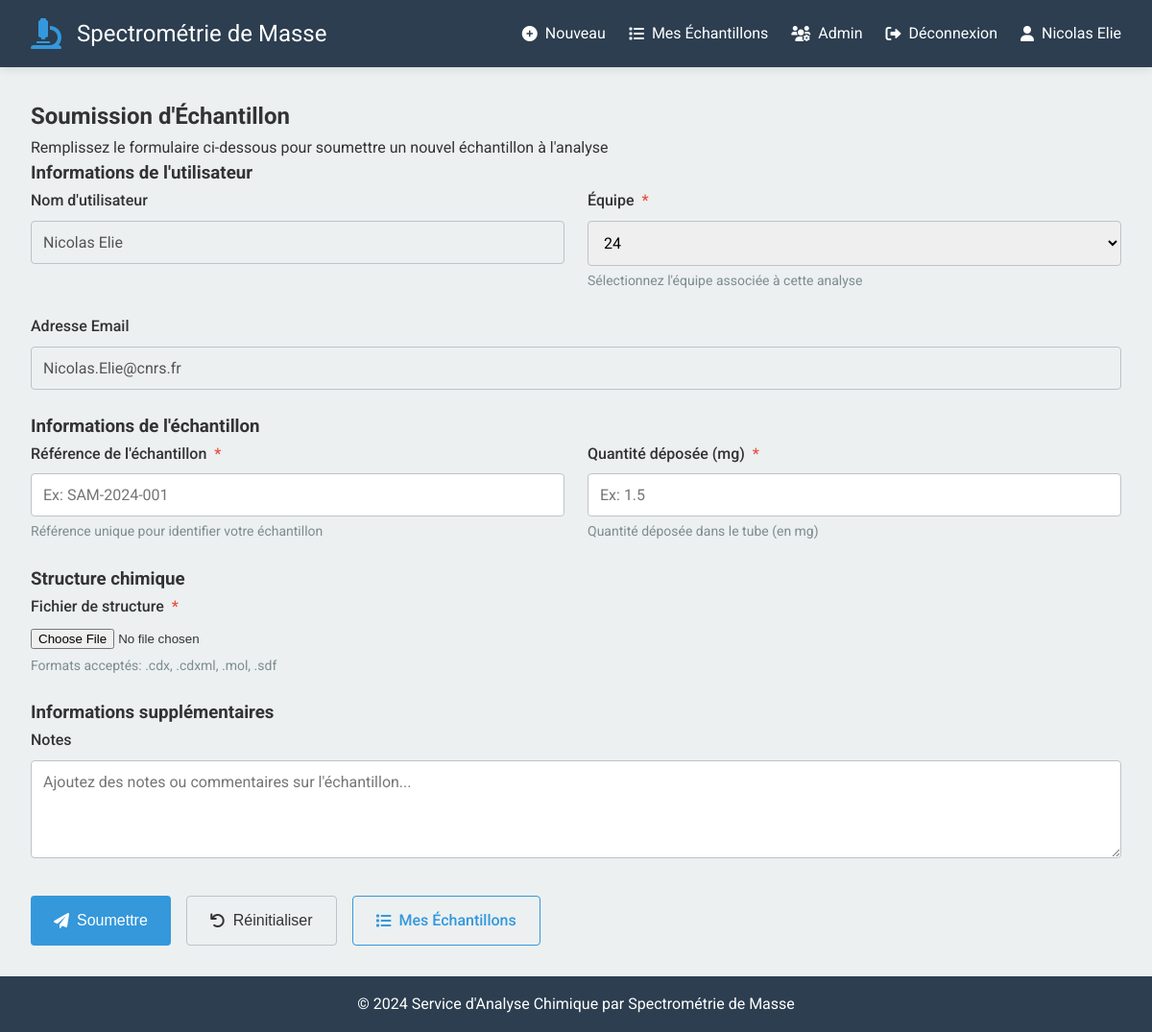
/form (signed in), run on an earlier commit of the app's database.
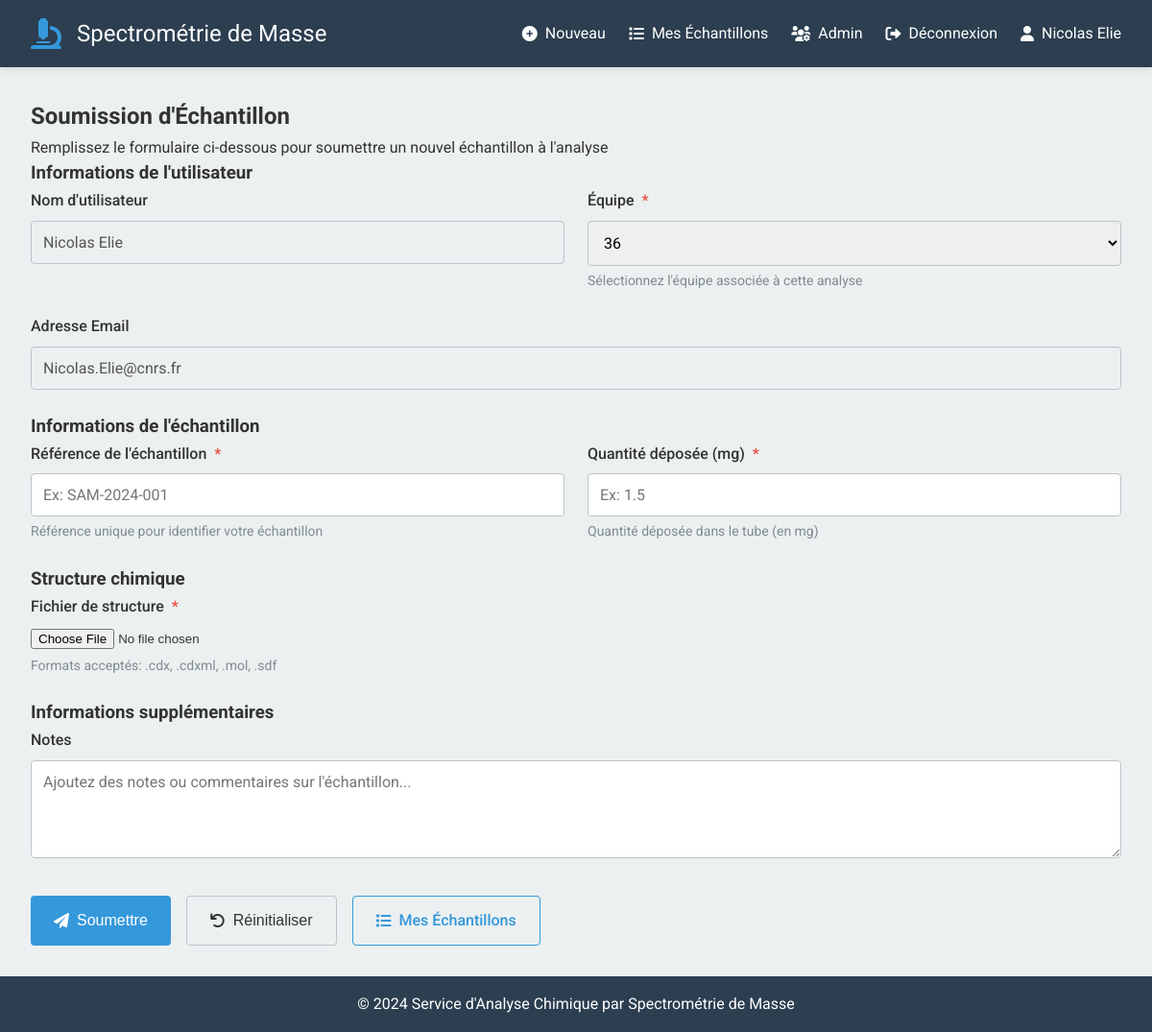
And on a later commit of the database.
### app/models.py (models this page shows, shortened)
class User(db.Model, UserMixin):
    id = db.Column(db.Integer, primary_key=True)
    username = db.Column(db.String(80), unique=True, nullable=False)
    email = db.Column(db.String(120), unique=True, nullable=False)
    full_name = db.Column(db.String(200), nullable=True)
    teams = db.Column(db.String(100), nullable=True)
    last_team_used = db.Column(db.String(5), nullable=True)
    is_admin = db.Column(db.Boolean, default=False)
    ldap_dn = db.Column(db.String(500), nullable=True)
    last_login = db.Column(db.DateTime, nullable=True)
    created_at = db.Column(db.DateTime, default=datetime.utcnow)
    samples = db.relationship('Sample', backref='user', lazy=True)
    def get_teams(self):
        return self.teams.split(',') if self.teams else [self.teams]

### app/routes/main_routes.py (the view, shortened to what this page needs)
@main_bp.route('/form', methods=['GET', 'POST'])
@login_required
def form():
    return render_template('form.html', user=current_user)

### app/routes/auth_routes.py (called while the page is built)
@login_manager.user_loader
def load_user(user_id):
    return User.query.get(int(user_id))

### templates/form.html (shortened to what this page needs)
{% extends "base.html" %}
{% block content %}
<div class="form-container">
    <div class="form-header">
        <h2>Soumission d'Échantillon</h2>
        <p>Remplissez le formulaire ci-dessous pour soumettre un nouvel échantillon à l'analyse</p>
    </div>
    <form method="POST" action="{{ url_for('main.form') }}" class="sample-form" enctype="multipart/form-data">
        <div class="form-section">
            <h3>Informations de l'utilisateur</h3>
            <div class="form-row">
                <div class="form-group">
                    <label for="username">Nom d'utilisateur</label>
                    <input type="text" id="username" name="username"
                           value="{{ user.full_name }}" readonly disabled>
                </div>
				{% set user_teams = user.get_teams() %}
				{% if user_teams and user_teams|length > 1 %}
				<div class="form-group required">
					<label for="team">Équipe <span class="required-star">*</span></label>
					<select id="team" name="team" required>
						{% for team in user_teams %}
						<option value="{{ team }}" {% if user.last_team_used == team %}selected{% endif %}>{{ team }}</option>
						{% endfor %}
					</select>
					<span class="help-text">Sélectionnez l'équipe associée à cette analyse</span>
				</div>
				{% else %}
				<div class="form-group">
					<label for="team">Équipe</label>
					<input type="text" id="team" name="team"
						   value="{{ user_teams }}" readonly disabled>
				</div>
				{% endif %}
            </div>
            <div class="form-group">
                <label for="email">Adresse Email</label>
                <input type="email" id="email" name="email"
                       value="{{ user.email }}" readonly disabled>
            </div>
        </div>
        <div class="form-section">
            <h3>Informations de l'échantillon</h3>
			<div class="form-row">
				<div class="form-group required">
					<label for="reference">Référence de l'échantillon <span class="required-star">*</span></label>
					<input type="text" id="reference" name="reference" required
						   placeholder="Ex: SAM-2024-001">
					<span class="help-text">Référence unique pour identifier votre échantillon</span>
				</div>
				<div class="form-group required">
					<label for="quantity">Quantité déposée (mg) <span class="required-star">*</span></label>
					<input type="number" id="quantity" name="quantity" step="0.1" required
						   placeholder="Ex: 1.5" min="0.1" inputmode="numeric">
				   <span class="help-text">Quantité déposée dans le tube (en mg)</span>
				</div>
			</div>
        </div>
        <div class="form-section">
            <h3>Structure chimique</h3>
            <div class="form-group required">
                <label for="structure_file">Fichier de structure <span class="required-star">*</span></label>
                <input type="file" id="structure_file" name="structure_file" required
                       accept=".cdx,.cdxml,.mol,.sdf">
                <span class="help-text">Formats acceptés: .cdx, .cdxml, .mol, .sdf</span>
            </div>
        </div>
        <div class="form-section">
            <h3>Informations supplémentaires</h3>
            <div class="form-group">
                <label for="notes">Notes</label>
                <textarea id="notes" name="notes" rows="4"
                          placeholder="Ajoutez des notes ou commentaires sur l'échantillon..."></textarea>
            </div>
        </div>
        <div class="form-actions">
            <button type="submit" class="btn btn-primary">
                <i class="fas fa-paper-plane"></i> Soumettre
            </button>
            <button type="reset" class="btn btn-secondary">
                <i class="fas fa-undo"></i> Réinitialiser
            </button>
            <a href="{{ url_for('main.user_samples') }}" class="btn btn-tertiary">
                <i class="fas fa-list"></i> Mes Échantillons
            </a>
        </div>
    </form>
</div>
{% endblock %}

### templates/base.html (shortened to what this page needs)
<!DOCTYPE html>
<html lang="fr">
<head>
    <link rel="stylesheet" href="{{ url_for('static', filename='css/style.css') }}">
    <link rel="stylesheet" href="https://cdnjs.cloudflare.com/ajax/libs/font-awesome/6.0.0/css/all.min.css">
</head>
<body>
    <header class="header">
        <div class="header-content">
            <div class="logo">
					<i class="fas fa-microscope"></i>
					<h1><a href="{{ url_for('main.index') }}" class="nav-link">Spectrométrie de Masse</a></h1>
            </div>
            <nav class="nav">
                {% if current_user.is_authenticated %}
                    <a href="{{ url_for('main.form') }}" class="nav-link">
                        <i class="fas fa-plus-circle"></i> Nouveau
                    </a>
                    <a href="{{ url_for('main.user_samples') }}" class="nav-link">
                        <i class="fas fa-list"></i> Mes Échantillons
                    </a>
                    {% if current_user.is_admin %}
                        <a href="{{ url_for('admin.dashboard') }}" class="nav-link admin-link">
                            <i class="fas fa-users-cog"></i> Admin
                        </a>
                    {% endif %}
                    <a href="{{ url_for('auth.logout') }}" class="nav-link logout-link">
                        <i class="fas fa-sign-out-alt"></i> Déconnexion
                    </a>
                    <div class="user-info">
                        <i class="fas fa-user"></i>
                        <span>{{ current_user.full_name }}</span>
                    </div>
                {% else %}
                    <a href="{{ url_for('auth.login') }}" class="nav-link login-link">
                        <i class="fas fa-sign-in-alt"></i> Connexion
                    </a>
                {% endif %}
            </nav>
        </div>
    </header>
    <main class="main-content">
        {% block content %}{% endblock %}
    </main>
    <footer class="footer">
        <div class="footer-content">
            <p>&copy; 2024 Service d'Analyse Chimique par Spectrométrie de Masse</p>
        </div>
    </footer>
</body>
</html>

What changed in the data, as far as the page shows it:
changed User "Nicolas Elie": team "24" → (not shown)
Also different on the page:
form field team: (not shown) → "36"
